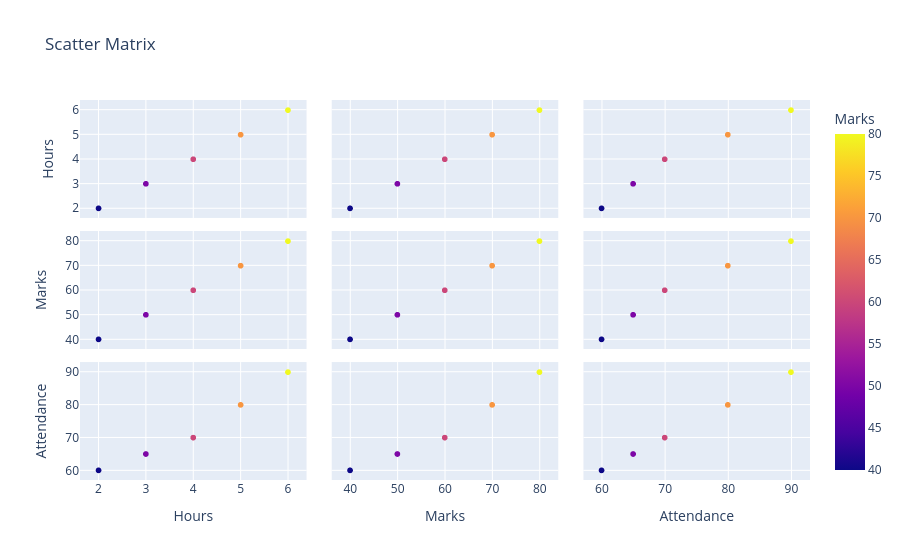

The cell this chart's notebook holds for it:
### Code cell
fig = px.scatter_matrix(
df,
dimensions=["Hours","Marks","Attendance"],
color="Marks",
title="Scatter Matrix"
)
fig.show()

### Figure 1 — Plotly figure (JSON) as saved in the notebook; plotly's stock layout.template omitted (floating-point values rounded to 4 significant figures)
{"data": [{"dimensions": [{"axis": {"matches": true}, "label": "Hours", "values": [2, 3, 4, 5, 6]}, {"axis": {"matches": true}, "label": "Marks", "values": [40, 50, 60, 70, 80]}, {"axis": {"matches": true}, "label": "Attendance", "values": [60, 65, 70, 80, 90]}], "hovertemplate": "%{xaxis.title.text}=%{x}<br>%{yaxis.title.text}=%{y}<br>Marks=%{marker.color}<extra></extra>", "legendgroup": "", "marker": {"color": [40, 50, 60, 70, 80], "coloraxis": "coloraxis", "symbol": "circle"}, "name": "", "showlegend": false, "type": "splom"}], "layout": {"coloraxis": {"colorbar": {"title": {"text": "Marks"}}, "colorscale": [[0, "#0d0887"], [0.1111, "#46039f"], [0.2222, "#7201a8"], [0.3333, "#9c179e"], [0.4444, "#bd3786"], [0.5556, "#d8576b"], [0.6667, "#ed7953"], [0.7778, "#fb9f3a"], [0.8889, "#fdca26"], [1, "#f0f921"]]}, "dragmode": "select", "legend": {"tracegroupgap": 0}, "title": {"text": "Scatter Matrix"}}}
